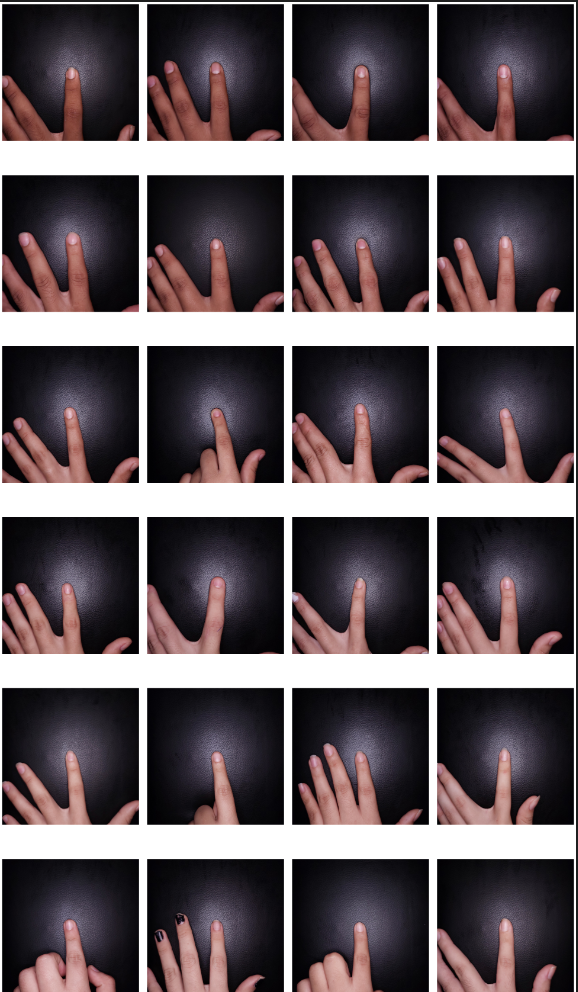
#> input picture Screenshot 2026-02-07 192527.png, 578 x 992 px
$ python -i 2_skinTone_class.py   (imports and definitions only)
#> lines starting #> are read from the running program, lines starting #| are printed output that depends on the picture; after the words box and inside, x2 and y2 are one past the last pixel; in counts of white or black regions, pixels touching at a corner belong together
#> further down, picture is the input picture: shape (992, 578, 3); mean B, G, R 91.6, 87.5, 97.5
import os, glob, cv2, numpy as np, pandas as pd
import matplotlib.pyplot as plt

#Classify dataset of segmented skin images by ITA and skin tone and visualize results

segmented_folder = r"dataset/valles/segmented"
original_folder  = r"dataset/valles_all"
out_csv          = r"outputs/valles_skin.csv"
save_path        = r"outputs/valles_skin_visualization.png"

def bgr_to_true_lab(bgr_img):
    lab = cv2.cvtColor(bgr_img, cv2.COLOR_BGR2LAB)
#> lab: shape (992, 578, 3); mean of channels 0, 1, 2 91.1, 132.9, 127.2
    L8, a8, b8 = cv2.split(lab)
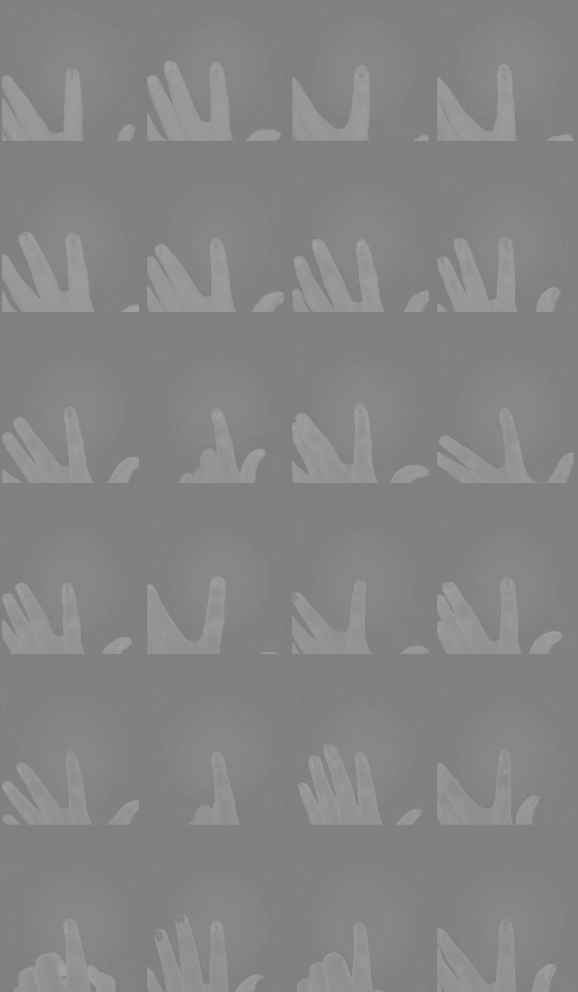
#> a8: shape (992, 578); min 128, max 167, mean 132.9
    L_true = L8.astype(np.float32) * (100.0 / 255.0)
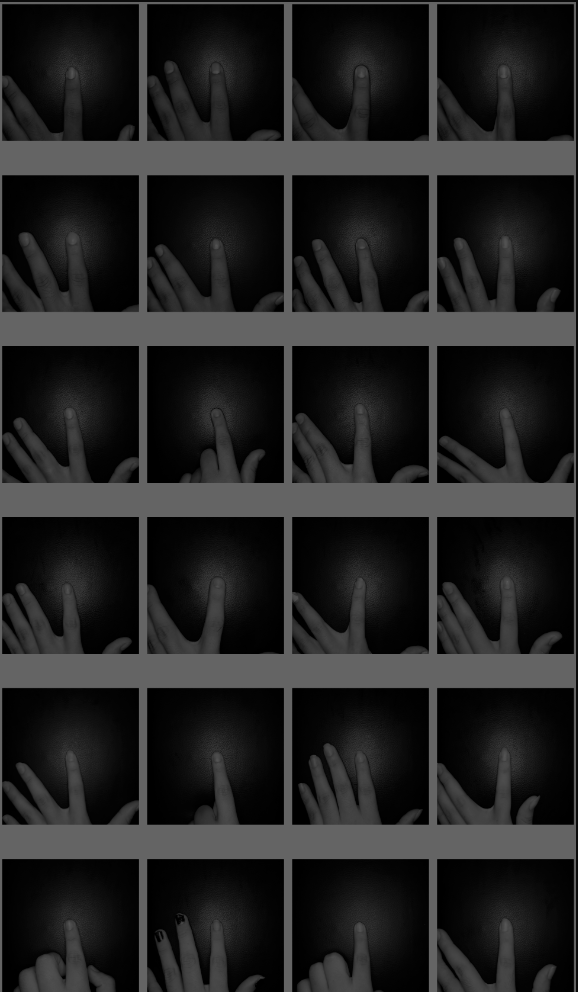
#> L_true: shape (992, 578) float32; min 0, max 100, mean 35.7
    a_true = a8.astype(np.float32) - 128.0
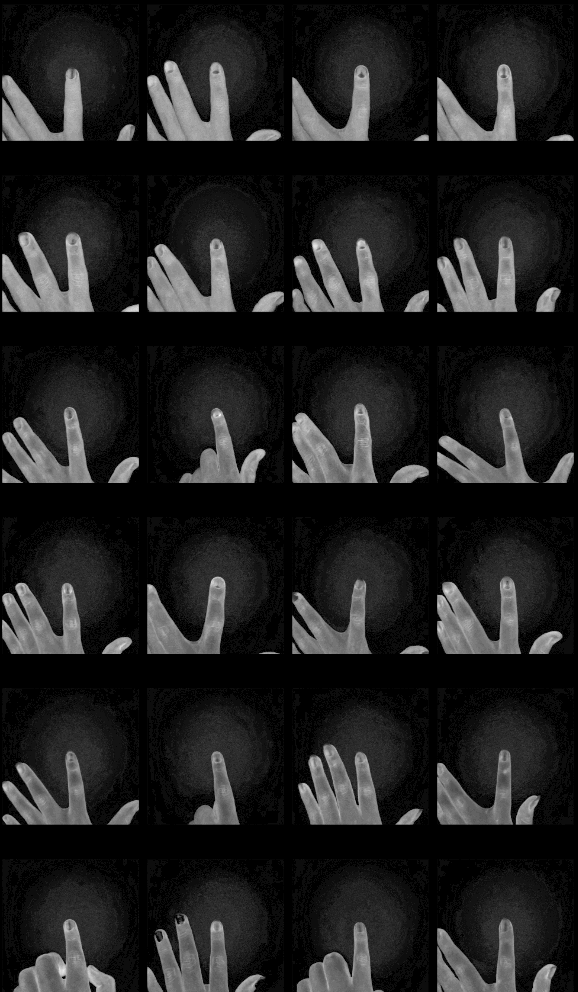
#> a_true: shape (992, 578) float32; min 0, max 39, mean 4.9; drawn with min black and max white
    b_true = b8.astype(np.float32) - 128.0
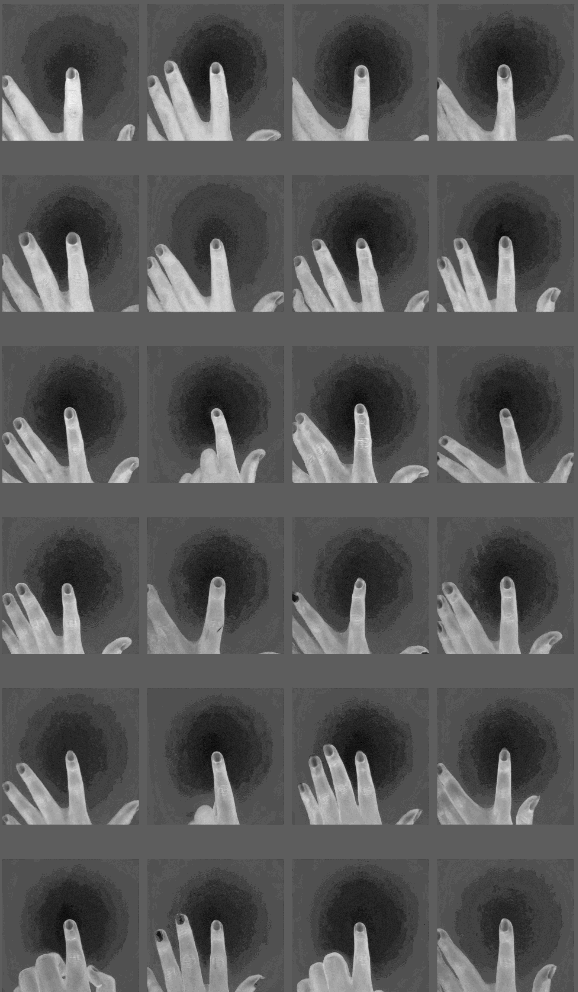
#> b_true: shape (992, 578) float32; min -14, max 24, mean -0.8; drawn with min black and max white
    return L_true, a_true, b_true

def compute_ita(L_true, b_true):
    return np.degrees(np.arctan2(L_true - 50.0, b_true + 1e-6))

def classify_ita(ita_val):
    if ita_val > 55:  return "very light"
    if ita_val > 41:  return "light"
    if ita_val > 28:  return "intermediate"
    if ita_val > 10:  return "tan"
    if ita_val > -30: return "brown"
    return "dark"

def estimate_skin_tone(bgr_img):
    L_true, a_true, b_true = bgr_to_true_lab(bgr_img)

    # Mask out black background
    gray = cv2.cvtColor(bgr_img, cv2.COLOR_BGR2GRAY)
    roi = gray > 0
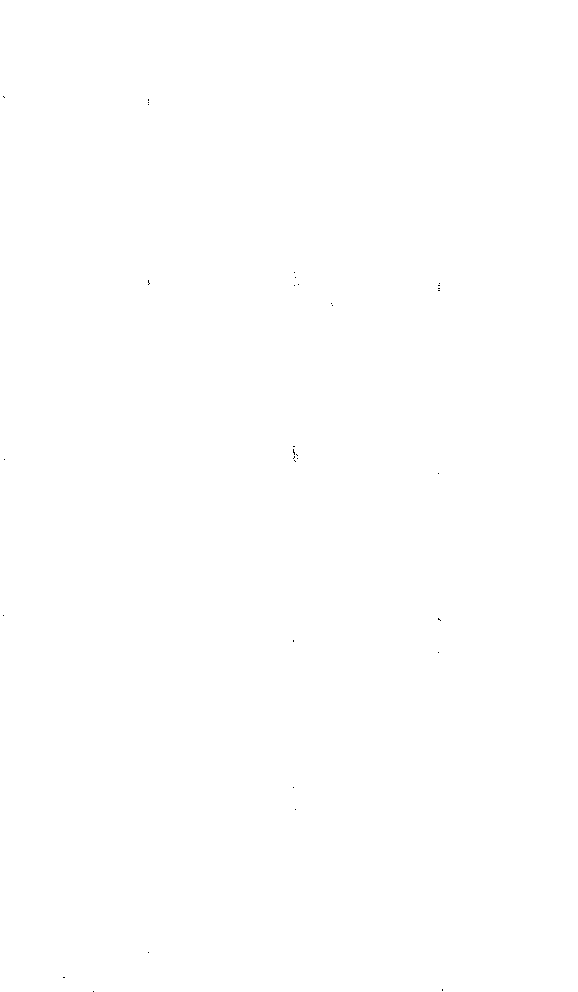
#> roi: shape (992, 578) bool; 100% white; black in thin lines or dots, all inside (x1, y1, x2, y2) = (3, 96, 443, 992)

    # Remove shadows + glare using L* 5–98 percentile
    L_roi = L_true[roi]
    if L_roi.size == 0:
        return dict(ita_median=np.nan, ita_iqr=np.nan, tone="unknown")

    low_thr, high_thr = np.percentile(L_roi, [5, 98])
#> low_thr = 1.18; high_thr = 100
    roi &= (L_true > low_thr) & (L_true < high_thr)
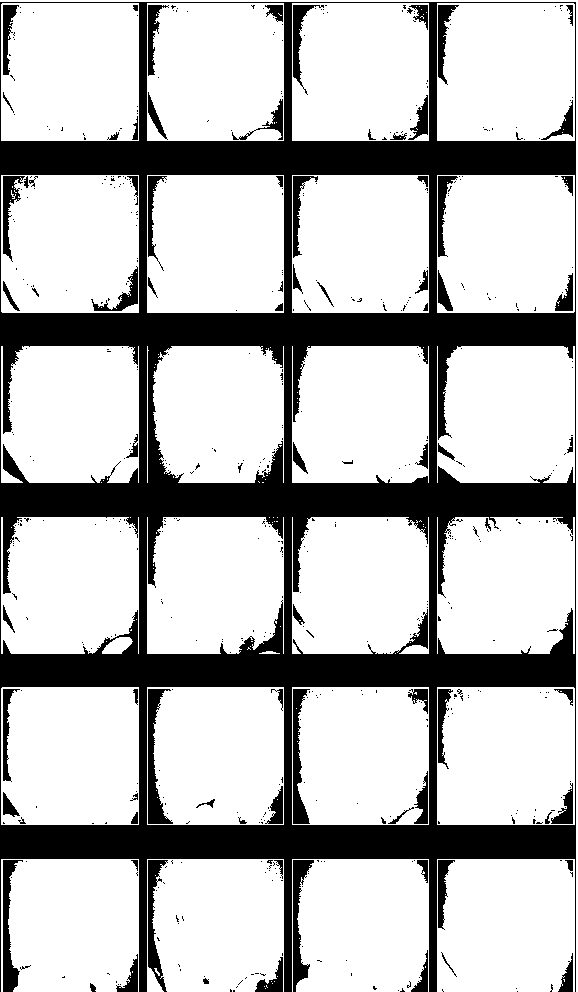
#> roi: shape (992, 578) bool; 73.5% white; 577 black regions (494 under 20 px), largest, box (x1, y1, x2, y2) and area: (0, 2, 576, 992) 129679, (148, 689, 173, 824) 1353, (3, 860, 23, 992) 1179

    # Compute ITA only on remaining pixels
    ita = compute_ita(L_true, b_true)
#> in compute_ita, `return np.degrees(np.arctan2(L_true - 50.0, b_true + 1e-6))`:
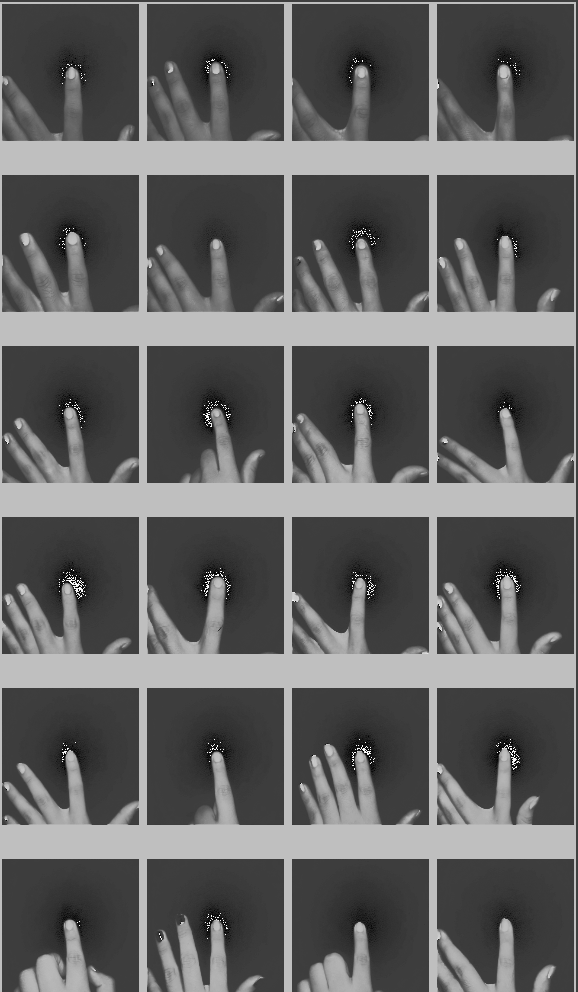
#> returned value: shape (992, 578) float32; min -179, max 179, mean -41.6; drawn with min black and max white
    ita_vals = ita[roi]
    ita_vals = ita_vals[np.isfinite(ita_vals)]
    if ita_vals.size == 0:
        return dict(ita_median=np.nan, ita_iqr=np.nan, tone="unknown")

    # IQR OUTLIER FILTERING
    q1, q3 = np.percentile(ita_vals, [25, 75])
#> q1 = -97.53; q3 = -91.19
    iqr = q3 - q1
#> iqr = 6.33

    # Tukey range: remove everything far from central 50%
    lower = q1 - 1.5 * iqr
#> lower = -107
    upper = q3 + 1.5 * iqr
#> upper = -81.69

    ita_vals_filtered = ita_vals[(ita_vals > lower) & (ita_vals < upper)]
    if ita_vals_filtered.size == 0:
        # fallback: use initial ITA if filtering removed too much
        ita_vals_filtered = ita_vals


    ita_med = float(np.median(ita_vals_filtered))
#> ita_med = -92.6
    q1_f, q3_f = np.percentile(ita_vals_filtered, [25, 75])
#> q1_f = -97.09; q3_f = -92.44
    ita_iqr = float(q3_f - q1_f)
#> ita_iqr = 4.65

    tone = classify_ita(ita_med)
#> tone = 'dark'

    return dict(ita_median=ita_med, ita_iqr=ita_iqr, tone=tone)

# [48 lines left out: function compute_ita_for_segmented_images, not called in this run]

#df_ita = compute_ita_for_segmented_images(segmented_folder, out_csv)

# [1 line that did not run here, left out]
# [104 lines left out: function visualize_examples_by_tone, not called in this run]

# [1 line not run here, left out]

>>> import cv2
>>> picture = cv2.imread('Screenshot 2026-02-07 192527.png')
>>> result = estimate_skin_tone(picture)
#> result = {'ita_median': -92.6, 'ita_iqr': 4.65, 'tone': 'dark'}
